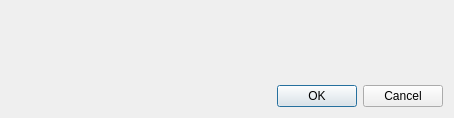
<?xml version="1.0" encoding="UTF-8"?>
<ui version="4.0">
 <class>RemoveDatabaseDialog</class>
 <widget class="QDialog" name="RemoveDatabaseDialog">
  <property name="geometry">
   <rect>
    <x>0</x>
    <y>0</y>
    <width>454</width>
    <height>118</height>
   </rect>
  </property>
  <property name="windowTitle">
   <string>Remove database</string>
  </property>
  <layout class="QVBoxLayout" name="verticalLayout">
   <item>
    <widget class="QLabel" name="label">
     <property name="alignment">
      <set>Qt::AlignCenter</set>
     </property>
    </widget>
   </item>
   <item>
    <widget class="QDialogButtonBox" name="buttonBox">
     <property name="orientation">
      <enum>Qt::Horizontal</enum>
     </property>
     <property name="standardButtons">
      <set>QDialogButtonBox::Cancel|QDialogButtonBox::Ok</set>
     </property>
    </widget>
   </item>
  </layout>
 </widget>
 <resources/>
 <connections>
  <connection>
   <sender>buttonBox</sender>
   <signal>accepted()</signal>
   <receiver>RemoveDatabaseDialog</receiver>
   <slot>accept()</slot>
   <hints>
    <hint type="sourcelabel">
     <x>248</x>
     <y>254</y>
    </hint>
    <hint type="destinationlabel">
     <x>157</x>
     <y>274</y>
    </hint>
   </hints>
  </connection>
  <connection>
   <sender>buttonBox</sender>
   <signal>rejected()</signal>
   <receiver>RemoveDatabaseDialog</receiver>
   <slot>reject()</slot>
   <hints>
    <hint type="sourcelabel">
     <x>316</x>
     <y>260</y>
    </hint>
    <hint type="destinationlabel">
     <x>286</x>
     <y>274</y>
    </hint>
   </hints>
  </connection>
 </connections>
</ui>
